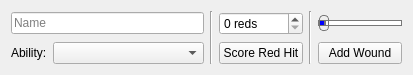
<?xml version="1.0" encoding="UTF-8"?>
<ui version="4.0">
 <class>CrewControls</class>
 <widget class="QWidget" name="CrewControls">
  <property name="geometry">
   <rect>
    <x>0</x>
    <y>0</y>
    <width>413</width>
    <height>75</height>
   </rect>
  </property>
  <property name="windowTitle">
   <string>Form</string>
  </property>
  <layout class="QGridLayout" name="gridLayout" columnstretch="0,1,0,0,0,0">
   <item row="0" column="2" rowspan="2">
    <widget class="Line" name="line_2">
     <property name="orientation">
      <enum>Qt::Vertical</enum>
     </property>
    </widget>
   </item>
   <item row="0" column="4" rowspan="2">
    <widget class="Line" name="line">
     <property name="orientation">
      <enum>Qt::Vertical</enum>
     </property>
    </widget>
   </item>
   <item row="1" column="3">
    <widget class="QPushButton" name="score_red_btn">
     <property name="text">
      <string>Score Red Hit</string>
     </property>
    </widget>
   </item>
   <item row="1" column="5">
    <widget class="QPushButton" name="add_wound_btn">
     <property name="text">
      <string>Add Wound</string>
     </property>
    </widget>
   </item>
   <item row="1" column="1">
    <widget class="QComboBox" name="comboBox"/>
   </item>
   <item row="0" column="3">
    <widget class="QSpinBox" name="reds_spin">
     <property name="suffix">
      <string> reds</string>
     </property>
    </widget>
   </item>
   <item row="0" column="5">
    <widget class="QSlider" name="wounds">
     <property name="enabled">
      <bool>true</bool>
     </property>
     <property name="styleSheet">
      <string notr="true">QSlider::groove:horizontal {
border: 1px solid #bbb;
background: white;
height: 4px;
border-radius: 4px;
}

QSlider::sub-page:horizontal {
background-color: blue;
border: 1px solid #777;
height: 4px;
border-radius: 4px;
}

QSlider::add-page:horizontal {
background: #fff;
border: 1px solid #777;
height: 4px;
border-radius: 4px;
}

QSlider::handle:horizontal {
background: qlineargradient(x1:0, y1:0, x2:1, y2:1,
    stop:0 #eee, stop:1 #ccc);
border: 1px solid #777;
width: 8px;
margin-top: -6px;
margin-bottom: -6px;
border-radius: 4px;
}

QSlider::sub-page:horizontal:disabled {
background: #bbb;
border-color: #999;
}

QSlider::add-page:horizontal:disabled {
background: #eee;
border-color: #999;
}

QSlider::handle:horizontal:disabled {
background: #eee;
border: 1px solid #aaa;
border-radius: 4px;
}</string>
     </property>
     <property name="maximum">
      <number>3</number>
     </property>
     <property name="pageStep">
      <number>1</number>
     </property>
     <property name="value">
      <number>0</number>
     </property>
     <property name="orientation">
      <enum>Qt::Horizontal</enum>
     </property>
     <property name="tickPosition">
      <enum>QSlider::TicksBothSides</enum>
     </property>
    </widget>
   </item>
   <item row="1" column="0">
    <widget class="QLabel" name="label">
     <property name="text">
      <string>Ability:</string>
     </property>
    </widget>
   </item>
   <item row="0" column="0" colspan="2">
    <widget class="QLineEdit" name="name">
     <property name="placeholderText">
      <string>Name</string>
     </property>
    </widget>
   </item>
  </layout>
 </widget>
 <resources/>
 <connections/>
</ui>
